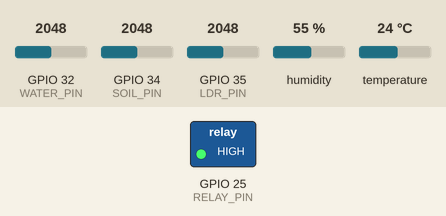
The sketch below on a simulated ESP32. On the bench: switched loads named in the sketch (green lamp = pin HIGH). The test bench sets the inputs (shaded band); at power-on: GPIO 34 (SOIL_PIN) = 2048, GPIO 32 (WATER_PIN) = 2048, GPIO 35 (LDR_PIN) = 2048, humidity 55 %, temperature 24 °C. WiFi joins after 1.5 s; servers stay silent unless stated; no MQTT or app messages arrive unless stated; what the sketch prints to the serial monitor is not drawn.

Above: at 2.7 s.
2.8 s: GPIO 34 (SOIL_PIN) set to 2830
8.8 s: GPIO 34 (SOIL_PIN) set to 2925
At 12.4 s:
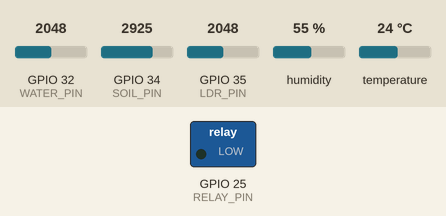
14.8 s: GPIO 34 (SOIL_PIN) set to 2866
At 17.2 s:
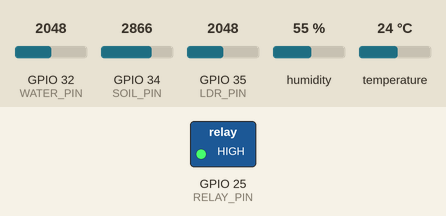
20.8 s: GPIO 34 (SOIL_PIN) set to 3972
At 22.0 s:
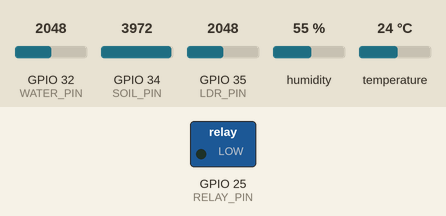
Timing chart, 0 to 23.8 s (numbered marks = the images above; inputs shaded):
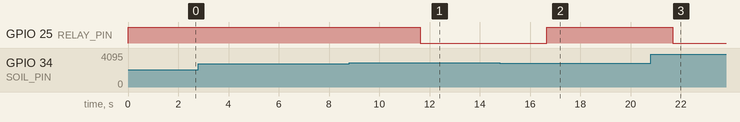

Measured:
- the behaviour switches between 2866 and 2867 on GPIO 34 (SOIL_PIN) (found by bisection; images 0 and 1)
- after the input at 2.8 s, every drawn part: stays the same
- after the input at 8.8 s, GPIO 25 (RELAY_PIN): HIGH → LOW after 2.8 s
- after the input at 14.8 s, GPIO 25 (RELAY_PIN): LOW → HIGH after 1.9 s
- after the input at 20.8 s, GPIO 25 (RELAY_PIN): HIGH → LOW after 0.88 s

The sketch:

smart_agriculture.ino
```cpp
// ============================================================
// smart_agriculture.ino — ESP32 Firmware
// PURPOSE: Real hardware code for ESP32 + sensors + MQTT.
// INTERVIEW TIP: "This is the embedded side — the MCU reads
//                 sensors via ADC/I2C and publishes JSON over MQTT."
// NOTE: Use Wokwi.com to simulate this without hardware.
//       Wokwi supports ESP32 + DHT22 + soil sensor.
// ============================================================

#include <WiFi.h>
#include <PubSubClient.h>
#include "DHT.h"

// ── Pin Configuration ─────────────────────────────────────────
#define DHTPIN        4    // DHT22 data pin
#define DHTTYPE       DHT22
#define SOIL_PIN      34   // Analog soil moisture sensor
#define LDR_PIN       35   // Analog LDR (light sensor)
#define WATER_PIN     32   // Analog water level sensor
#define RELAY_PIN     25   // Relay IN (LOW = pump ON)

// ── Network + MQTT Configuration ─────────────────────────────
// IMPORTANT: Move these to a config.h file — never commit secrets
const char* WIFI_SSID   = "YOUR_WIFI_SSID";
const char* WIFI_PASS   = "YOUR_WIFI_PASSWORD";
const char* MQTT_SERVER = "broker.hivemq.com";   // free public broker
const int   MQTT_PORT   = 1883;

// ── Thresholds ────────────────────────────────────────────────
// Soil moisture ADC: 0 = wet, 4095 = dry (inverted scale)
// Map raw ADC to 0-100% moisture
const int SOIL_DRY_THRESHOLD = 2500;   // below this → pump ON

// ── Object Initialization ─────────────────────────────────────
DHT          dht(DHTPIN, DHTTYPE);
WiFiClient   espClient;
PubSubClient mqtt(espClient);

// ── Setup ─────────────────────────────────────────────────────
void setup() {
  Serial.begin(115200);
  Serial.println("\n🌾 Smart Agriculture System Starting...");

  pinMode(RELAY_PIN, OUTPUT);
  digitalWrite(RELAY_PIN, HIGH); // HIGH = pump OFF (active-low relay)

  dht.begin();

  // Connect WiFi
  WiFi.begin(WIFI_SSID, WIFI_PASS);
  Serial.print("Connecting to WiFi");
  while (WiFi.status() != WL_CONNECTED) {
    delay(500);
    Serial.print(".");
  }
  Serial.println("\n✅ WiFi Connected: " + WiFi.localIP().toString());

  mqtt.setServer(MQTT_SERVER, MQTT_PORT);
  Serial.println("🔌 MQTT Configured");
}

// ── MQTT Reconnect ────────────────────────────────────────────
void reconnectMQTT() {
  while (!mqtt.connected()) {
    Serial.print("Connecting to MQTT...");
    if (mqtt.connect("SmartFarmNode_001")) {
      Serial.println(" Connected!");
    } else {
      Serial.print(" Failed, rc=");
      Serial.println(mqtt.state());
      delay(3000);
    }
  }
}

// ── Read + Map Sensors ────────────────────────────────────────
int readSoilMoisture() {
  int raw = analogRead(SOIL_PIN);
  // Map ADC (0-4095) to percentage (0-100%)
  // Capacitive sensor: high raw = dry, low raw = wet
  return map(raw, 4095, 0, 0, 100);
}

int readLightIntensity() {
  int raw = analogRead(LDR_PIN);
  // Map to approximate lux (0-1000)
  return map(raw, 0, 4095, 0, 1000);
}

int readWaterLevel() {
  int raw = analogRead(WATER_PIN);
  return map(raw, 0, 4095, 0, 100);
}

// ── Irrigation Decision ───────────────────────────────────────
void controlPump(int soilMoisture) {
  if (soilMoisture < 30) {
    // Soil is dry → turn pump ON
    digitalWrite(RELAY_PIN, LOW);
    mqtt.publish("farm/node1/pump", "ON");
    Serial.println("🚿 PUMP ON — Soil dry");
  } else {
    // Soil is adequate → pump OFF
    digitalWrite(RELAY_PIN, HIGH);
    mqtt.publish("farm/node1/pump", "OFF");
  }
}

// ── Main Loop ─────────────────────────────────────────────────
void loop() {
  if (!mqtt.connected()) reconnectMQTT();
  mqtt.loop(); // keeps MQTT connection alive

  // Read all sensors
  float temperature = dht.readTemperature();
  float humidity    = dht.readHumidity();
  int soilMoisture  = readSoilMoisture();
  int lightIntensity = readLightIntensity();
  int waterLevel    = readWaterLevel();

  // Check for failed DHT reading
  if (isnan(temperature) || isnan(humidity)) {
    Serial.println("⚠️ DHT read failed — using defaults");
    temperature = 25.0;
    humidity    = 60.0;
  }

  // Build JSON payload
  // WHY: MQTT payloads are typically JSON strings for easy parsing
  char payload[256];
  snprintf(payload, sizeof(payload),
    "{\"temp\":%.1f,\"hum\":%.1f,\"soil\":%d,\"light\":%d,\"water\":%d}",
    temperature, humidity, soilMoisture, lightIntensity, waterLevel
  );

  // Publish sensor data to MQTT topic
  mqtt.publish("farm/node1/data", payload);

  // Print to Serial Monitor (useful for debugging)
  Serial.println("━━━━━━━━━━━━━━━━━━━━━━━━━━━━━━━━━━━━");
  Serial.printf("🌡️  Temp: %.1f°C | 💧 Hum: %.1f%%\n", temperature, humidity);
  Serial.printf("🌱 Soil: %d%% | ☀️  Light: %d lux | 🪣 Water: %d%%\n",
                soilMoisture, lightIntensity, waterLevel);
  Serial.printf("📡 Published: %s\n", payload);

  // Make irrigation decision
  controlPump(soilMoisture);

  // Wait 5 seconds before next reading
  delay(5000);
}
```
